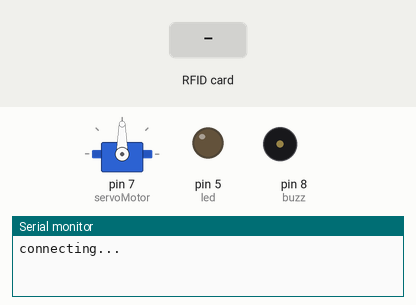
A sketch run on a simulated Arduino Uno, built for the host (arithmetic inside an expression is 32-bit, double 64-bit). Shown: servo, output pins drawn as LEDs (lit = HIGH), buzzer (waves = sounding, pin HIGH), the last lines printed to the serial monitor. The inputs (shaded band) are chosen by the test bench. WiFi joins after 1.5 s; servers stay silent unless stated.

Above: at 3.7 s.
3.8 s: RFID card 5E 7A 19 C4 held to the reader
At 4.9 s:
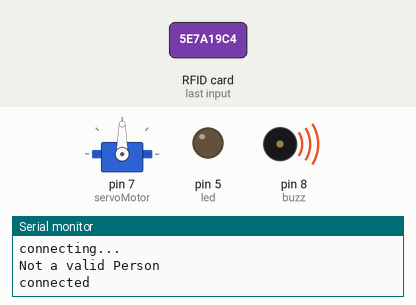
Timing chart, 0 to 6.8 s (numbered marks = the images above; inputs shaded):
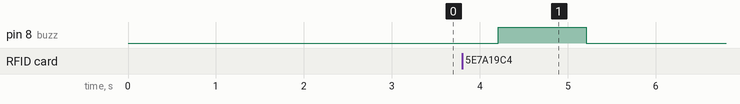

Measured:
- after the input at 3.8 s, pin 8 (buzz): LOW → HIGH after 0.41 s, → LOW 1.0 s later

The sketch:

rfid_verion10.ino
```cpp
#include<SPI.h>
#include<MFRC522.h>
#include <Ethernet.h>
#include <Servo.h>
Servo servo;
#define SS_PIN 9 //FOR RFID SS PIN BECASUSE WE ARE USING BOTH ETHERNET SHIELD AND RS-522
#define RST_PIN 4
#define No_Of_Card 3
int servoMotor = 7;
int buzz = 8;
int led = 5;
int pos = 0;
byte mac[] = { 0xA8, 0x61, 0x0A, 0xAE, 0x66, 0x05 };
char server[] = "api.pushingbox.com";   //YOUR SERVER
IPAddress ip(192, 168, 0, 108);
EthernetClient client;
MFRC522 rfid(SS_PIN,RST_PIN);
MFRC522::MIFARE_Key key;
byte id[No_Of_Card][4]={
  {164,46,199,36},             //RFID NO-1
  {87,12,102,201},             //RFID NO-2
  {170,26,205,189}             //RFID NO-3
};
byte id_temp[3][3];
byte i;
int j=0;


// the setup function runs once when you press reset or power the board
void setup(){
    servo.attach(servoMotor);
    pinMode(buzz,OUTPUT);
    pinMode(led,OUTPUT);
    Serial.begin(9600);
    SPI.begin();
    rfid.PCD_Init();
    for(byte i=0;i<6;i++)
    {
      key.keyByte[i]=0xFF;
    }
    if (Ethernet.begin(mac) == 0) {
      Serial.println("Failed to configure Ethernet using DHCP");
      Ethernet.begin(mac, ip);
    }
    delay(1000);
    Serial.println("connecting...");
 }

// the loop function runs over and over again forever
void loop(){
    int m=0;
    if(!rfid.PICC_IsNewCardPresent())
    return;
    if(!rfid.PICC_ReadCardSerial())
    return;
    for(i=0;i<4;i++)
    {
     id_temp[0][i]=rfid.uid.uidByte[i];
               delay(50);
    }

     for(i=0;i<No_Of_Card;i++)
    {
            if(id[i][0]==id_temp[0][0])
            {
              if(id[i][1]==id_temp[0][1])
              {
                if(id[i][2]==id_temp[0][2])
                {
                  if(id[i][3]==id_temp[0][3])
                  {
                    Serial.print("your card no :");
                    for(int s=0;s<4;s++)
                    {
                      Serial.print(rfid.uid.uidByte[s]);
                      Serial.print(" ");

                    }
                    Serial.println("\nValid Person");
                    Sending_To_spreadsheet();
                    j=0;

                              rfid.PICC_HaltA(); rfid.PCD_StopCrypto1();
                              digitalWrite(led,HIGH);
                            delay(2000);
                            digitalWrite(led,LOW);
                            for(pos=0;pos<=180;pos++){
                              servo.write(pos);
                              delay(30);
                            }
                              return;
                  }
                }
              }
            }
     else
     {j++;
      if(j==No_Of_Card)
      {
        Serial.println("Not a valid Person");
        Sending_To_spreadsheet();
        j=0;
        digitalWrite(buzz,HIGH);
      delay(1000);
      digitalWrite(buzz,LOW);
      }
     }
    }

       // Halt PICC
    rfid.PICC_HaltA();

    // Stop encryption on PCD
    rfid.PCD_StopCrypto1();

 }

 void Sending_To_spreadsheet()   //CONNECTING WITH MYSQL
 {
   if (client.connect(server, 80)) {
    Serial.println("connected");
    // Make a HTTP request:
    client.print("GET /pushingbox?devid=v183273AA325F892&allowed_members=");     //YOUR URL
    if(j!=No_Of_Card)
    {
      client.print('1');
//      Serial.print('1');
    }
    else
    {
      client.print('0');
    }

    client.print("&Member_ID=");
    for(int s=0;s<4;s++)
                  {
                    client.print(rfid.uid.uidByte[s]);

                  }
    client.print(" ");      //SPACE BEFORE HTTP/1.1
    client.print("HTTP/1.1");
    client.println();
    client.println("Host: api.pushingbox.com");
    client.println("Connection: close");
    client.println();
  } else {
    // if you didn't get a connection to the server:
    Serial.println("connection failed");
  }
 }
```
